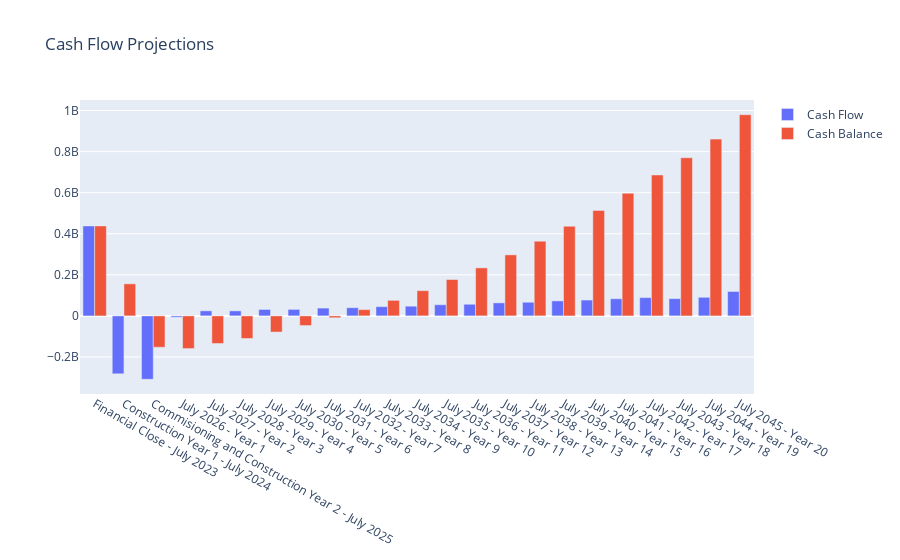

The code cell stored with this chart in its notebook:
### Code cell
fig = go.Figure(data=traces)
# Change the bar mode
# fig.update_layout(barmode='stack')

fig.update_layout(title='Cash Flow Projections')

fig.show()

### Figure 1 — Plotly figure (JSON) as saved in the notebook; plotly's stock layout.template omitted (floating-point values rounded to 4 significant figures)
{"data": [{"name": "Cash Flow", "type": "bar", "x": ["Financial Close - July 2023", "Construction Year 1 - July 2024", "Commisioning and Construction Year 2 - July 2025", "July 2026 - Year 1", "July 2027 - Year 2", "July 2028 - Year 3", "July 2029 - Year 4", "July 2030 - Year 5", "July 2031 - Year 6", "July 2032 - Year 7", "July 2033 - Year 8", "July 2034 - Year 9", "July 2035 - Year 10", "July 2036 - Year 11", "July 2037 - Year 12", "July 2038 - Year 13", "July 2039 - Year 14", "July 2040 - Year 15", "July 2041 - Year 16", "July 2042 - Year 17", "July 2043 - Year 18", "July 2044 - Year 19", "July 2045 - Year 20"], "y": [438156792, -282103500, -308843550, -6385000.0, 24600000.0, 24460000.0, 31390000.0, 31680000.0, 37960000.0, 39750000.0, 44990000.0, 47190000.0, 54360000.0, 56630000.0, 63320000.0, 66490000.0, 73000000.0, 77100000.0, 83470000.0, 89010000.0, 84080000.0, 90580000.0, 118900000.0]}, {"name": "Cash Balance", "type": "bar", "x": ["Financial Close - July 2023", "Construction Year 1 - July 2024", "Commisioning and Construction Year 2 - July 2025", "July 2026 - Year 1", "July 2027 - Year 2", "July 2028 - Year 3", "July 2029 - Year 4", "July 2030 - Year 5", "July 2031 - Year 6", "July 2032 - Year 7", "July 2033 - Year 8", "July 2034 - Year 9", "July 2035 - Year 10", "July 2036 - Year 11", "July 2037 - Year 12", "July 2038 - Year 13", "July 2039 - Year 14", "July 2040 - Year 15", "July 2041 - Year 16", "July 2042 - Year 17", "July 2043 - Year 18", "July 2044 - Year 19", "July 2045 - Year 20"], "y": [438156792, 156053292, -152790258, -159200000.0, -134600000.0, -110100000.0, -78730000.0, -47050000.0, -9093000.0, 30660000.0, 75650000.0, 122800000.0, 177200000.0, 233800000.0, 297200000.0, 363600000.0, 436600000.0, 513700000.0, 597200000.0, 686200000.0, 770300000.0, 860900000.0, 979800000.0]}], "layout": {"title": {"text": "Cash Flow Projections"}}}
